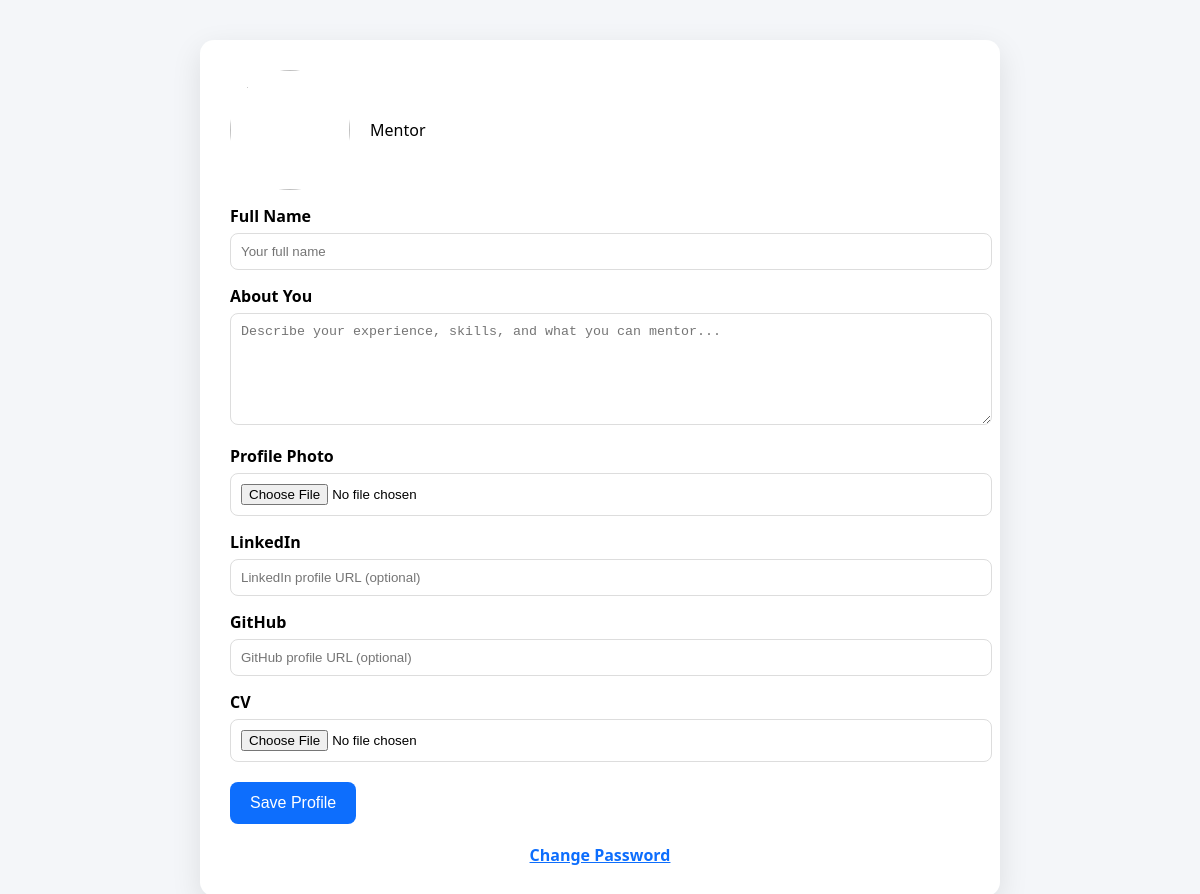
Before: /mentor/profile/ (signed in) with the older database file.
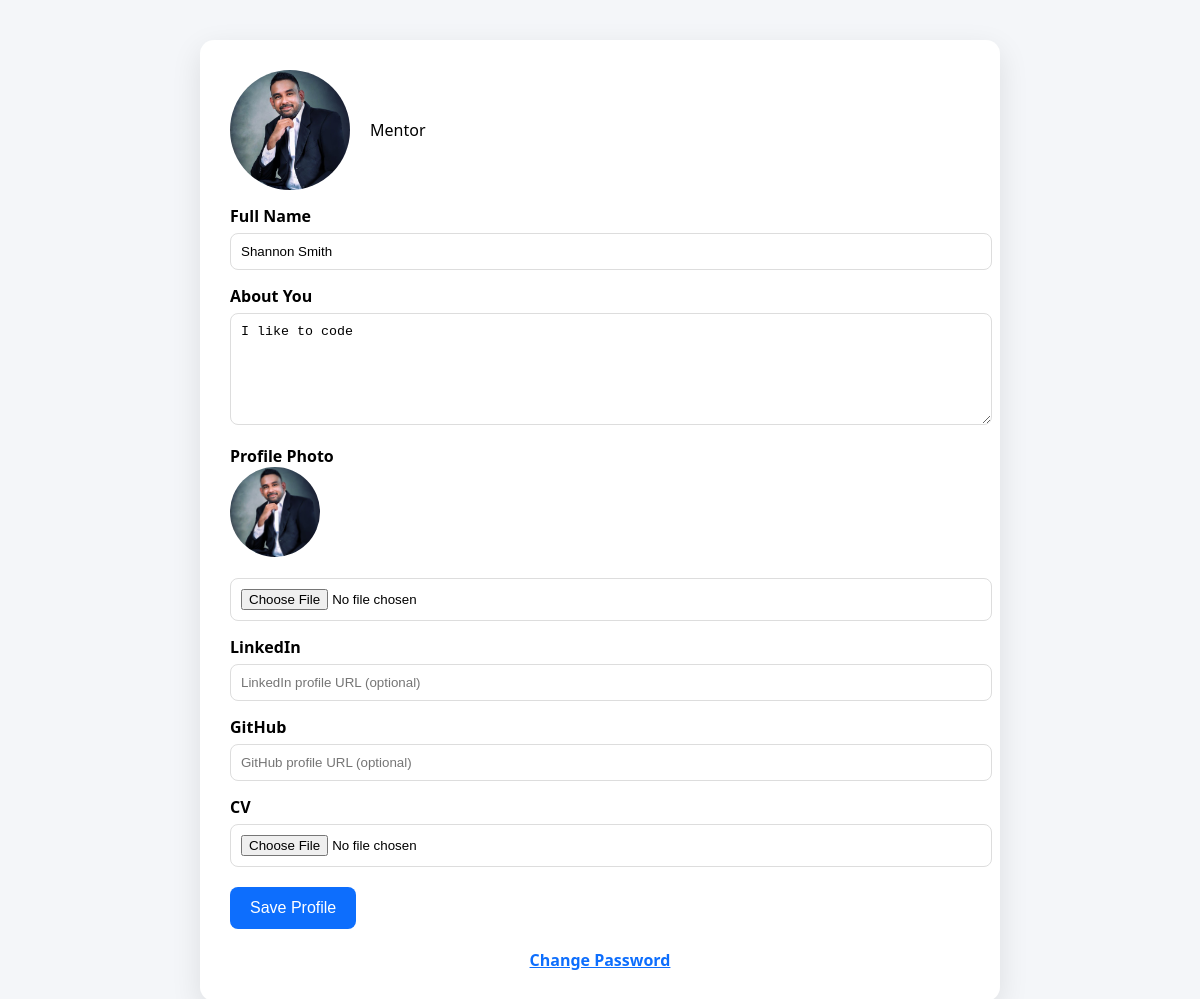
After: the same page with the newer database file.
### core/models.py (models this page shows, shortened)
class Mentor(models.Model):
    user = models.OneToOneField(User, on_delete=models.CASCADE, related_name="mentor")
    name = models.CharField(max_length=120)
    profile_text = models.TextField()
    embedding = models.JSONField(null=True, blank=True)
    profile_image = models.ImageField(upload_to="profiles/", blank=True, null=True)
    linkedin = models.URLField(blank=True, null=True)
    github = models.URLField(blank=True, null=True)
    cv = models.FileField(upload_to="cvs/", blank=True, null=True)

### core/views.py (the view)
# urls.py: path("mentor/profile/", mentor_profile, name="mentor_profile"),
@login_required(login_url="/login/")
def mentor_profile(request):
    mentor = request.user.mentor
    if request.method == "POST":
        form = MentorProfileForm(request.POST, request.FILES, instance=mentor)
        if form.is_valid():
            form.save()
            return redirect("/dashboard/")
    else:
        form = MentorProfileForm(instance=mentor)
    return render(request, "mentor_profile.html", {"form": form})

### core/templates/mentor_profile.html (shortened to what this page needs)
{% load static %}
<!DOCTYPE html>
<html>
<head>
</head>
<body>
<div class="container">
<div class="card">
<div class="profile-header">
    {% if form.instance.profile_image %}
        <img src="{{ form.instance.profile_image.url }}">
    {% else %}
        <img src="{% static 'core/images/default-avatar.png' %}">
    {% endif %}
    <div>
        <p>Mentor</p>
    </div>
</div>
<form method="post" enctype="multipart/form-data">
    <label>Full Name</label>
    {{ form.name }}
    <label>About You</label>
    {{ form.profile_text }}
    <label>Profile Photo</label>
    {% if form.instance.profile_image %}
        <img src="{{ form.instance.profile_image.url }}" style="width:90px;height:90px;border-radius:50%;margin-bottom:10px;">
    {% endif %}
    <input type="file" name="profile_image">
    <label>LinkedIn</label>
    {{ form.linkedin }}
    <label>GitHub</label>
    {{ form.github }}
    <label>CV</label>
    <input type="file" name="cv">
    <button type="submit">Save Profile</button>
</form>
<a href="/accounts/password_change/" class="change-password">Change Password</a>
</div>
</div>
</body>
</html>

### core/templates/mentor_profile.html (style rules this page uses)
body { font-family: "Segoe UI", system-ui; background: #f4f6f9; margin: 0; }
.container { max-width: 800px; margin: auto; padding: 40px 20px; }
.card { background: white; border-radius: 14px; padding: 30px; box-shadow: 0 10px 30px rgba(0,0,0,0.1); }
.profile-header { display: flex; gap: 20px; align-items: center; }
.profile-header img { width: 120px; height: 120px; border-radius: 50%; object-fit: cover; }
label { display: block; font-weight: 600; margin-top: 15px; }
input, textarea { width: 100%; padding: 10px; margin-top: 6px; border-radius: 8px; border: 1px solid #ddd; }
button { margin-top: 20px; background: #0d6efd; color: white; border: none; padding: 12px 20px; border-radius: 8px; font-size: 16px; cursor: pointer; }
.change-password { margin-top: 20px; display: block; text-align: center; color: #0d6efd; font-weight: 600; }

Changed rows visible on the page:
changed Mentor: instance.profile_image: picture added; name (not shown) → "Shannon Smith"; profile_text (not shown) → "I like to code"
